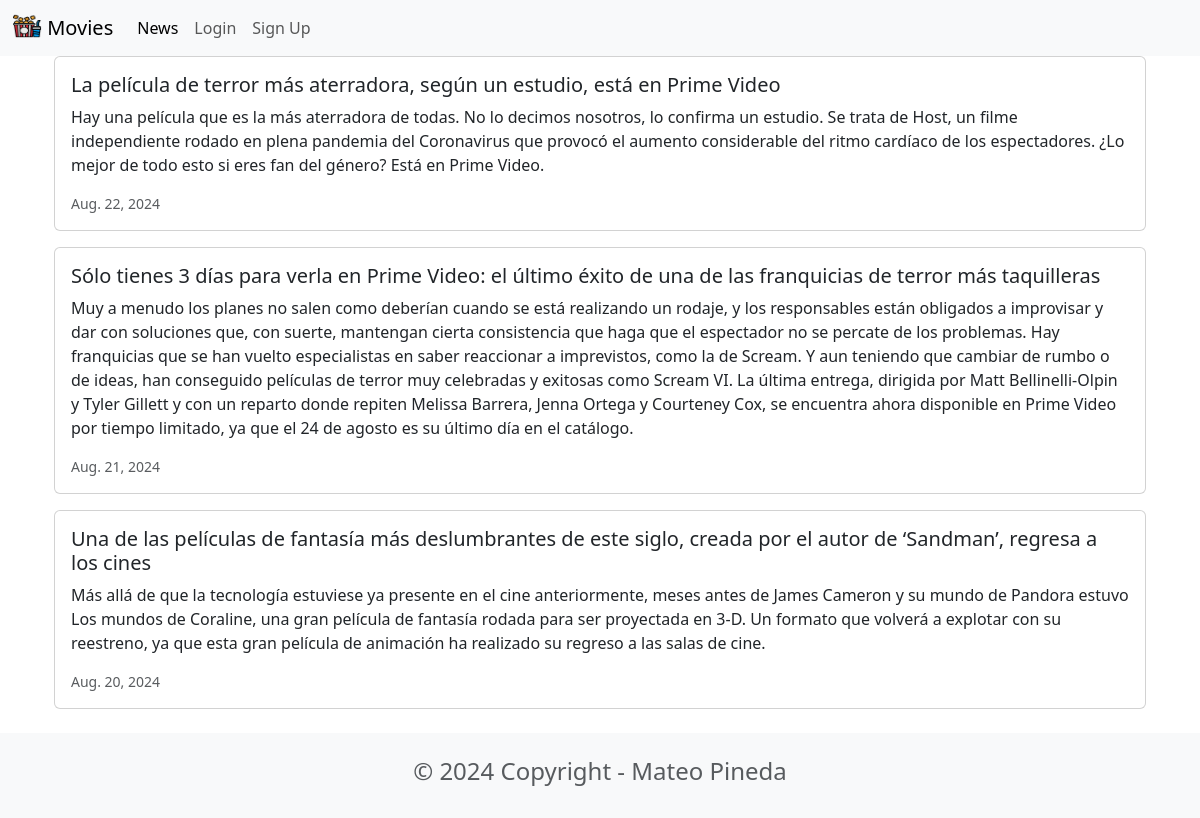
Page /news/ on the committed database.
### news/models.py (models this page shows, shortened)
class News(models.Model):
    headline = models.CharField(max_length=200)
    body = models.TextField()
    date = models.DateField()

### news/views.py (the view)
# urls.py: path('news/', include('news.urls'), name='news'),
def news(request):
    newss = News.objects.all().order_by('-date')
    return render(request, 'news.html', {'newss':newss})

### news/templates/news.html
{% extends 'base.html' %}
{% block content %}
<div class="container">
    {% for news in newss %}
    <div class="card mb-3">
        <div class="row g-0">
            <div>
                <div class="card-body">
                    <h5 class="card-title">{{ news.headline }}</h5>
                    <p class="card-text">{{ news.body }}</p>
                    <p class="card-text"><small class="text-muted">{{ news.date }}</small></p>
                </div>
            </div>
        </div>
    </div>
    {% endfor %}
</div>
{% endblock content %}

### rows in the picture
News: headline "La película de terror más aterradora, según un estudio, está en Prime Video", body "Hay una película que es la más aterradora de todas. No lo decimos nosotros, lo confirma un estudio. Se trata de Host, un filme independiente rodado en plena pandemia del Coronavirus que provocó el aumento considerable del ritmo cardíaco de los espectadores. ¿Lo mejor de todo esto si eres fan del género? Está en Prime Video.", date "Aug. 22, 2024"
News: headline "Sólo tienes 3 días para verla en Prime Video: el último éxito de una de las franquicias de terror más taquilleras", body "Muy a menudo los planes no salen como deberían cuando se está realizando un rodaje, y los responsables están obligados a improvisar y dar con soluciones que, con suerte, mantengan cierta consistencia que haga que el espectador no se percate de los problemas. Hay franquicias que se han vuelto especialistas en saber reaccionar a imprevistos, como la de Scream. Y aun teniendo que cambiar de rumbo o de ideas, han conseguido películas de terror muy celebradas y exitosas como Scream VI. La última entrega, dirigida por Matt Bellinelli-Olpin y Tyler Gillett y con un reparto donde repiten Melissa Barrera, Jenna Ortega y Courteney Cox, se encuentra ahora disponible en Prime Video por tiempo limitado,…", date "Aug. 21, 2024"
News: headline "Una de las películas de fantasía más deslumbrantes de este siglo, creada por el autor de ‘Sandman’, regresa a los cines", body "Más allá de que la tecnología estuviese ya presente en el cine anteriormente, meses antes de James Cameron y su mundo de Pandora estuvo Los mundos de Coraline, una gran película de fantasía rodada para ser proyectada en 3-D. Un formato que volverá a explotar con su reestreno, ya que esta gran película de animación ha realizado su regreso a las salas de cine.", date "Aug. 20, 2024"
